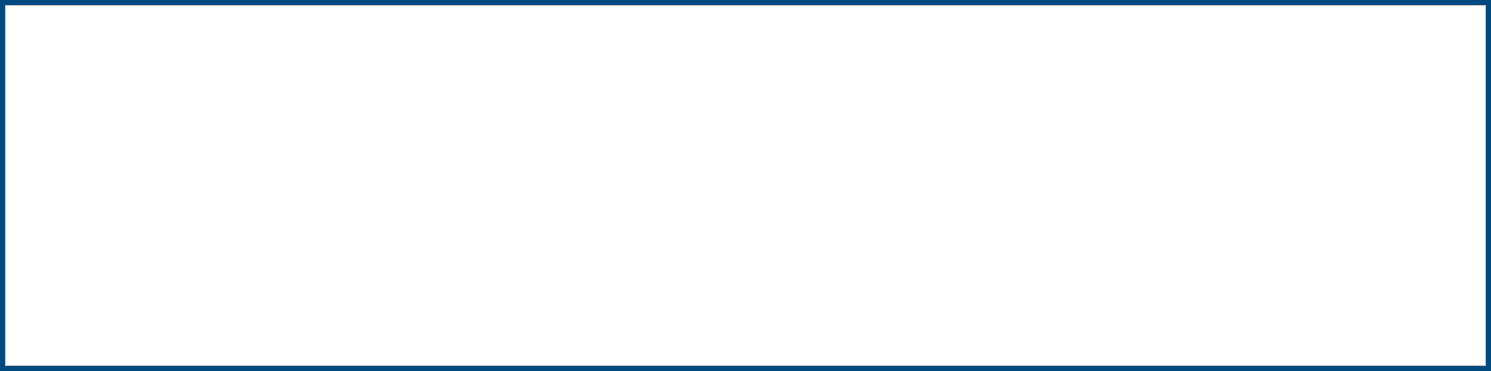
<?xml version="1.0" encoding="UTF-8"?>
<ui version="4.0">
 <class>Dialog</class>
 <widget class="QDialog" name="Dialog">
  <property name="geometry">
   <rect>
    <x>0</x>
    <y>0</y>
    <width>1491</width>
    <height>371</height>
   </rect>
  </property>
  <property name="windowTitle">
   <string>Dialog</string>
  </property>
  <property name="styleSheet">
   <string notr="true">QWidget{background-color: rgb(0, 74, 127);}

QTableWidget{background-color: rgb(255, 255, 255);}

QCheckBox{background-color: rgb(255, 255, 255);}

QWidget#widget{background-color: rgb(255, 255, 255);}

QGroupBox{background-color: rgb(251, 185, 0);}

QPushButton{background-color: rgb(205, 205, 205);}

QLineEdit{background-color:rgb(255, 255, 255);}

QLabel{background-color:rgb(215, 215, 215);}</string>
  </property>
  <layout class="QVBoxLayout" name="verticalLayout">
   <property name="leftMargin">
    <number>5</number>
   </property>
   <property name="topMargin">
    <number>5</number>
   </property>
   <property name="rightMargin">
    <number>5</number>
   </property>
   <property name="bottomMargin">
    <number>5</number>
   </property>
   <item>
    <widget class="QTableWidget" name="tableWidget">
     <attribute name="horizontalHeaderDefaultSectionSize">
      <number>70</number>
     </attribute>
    </widget>
   </item>
  </layout>
 </widget>
 <resources/>
 <connections/>
</ui>
